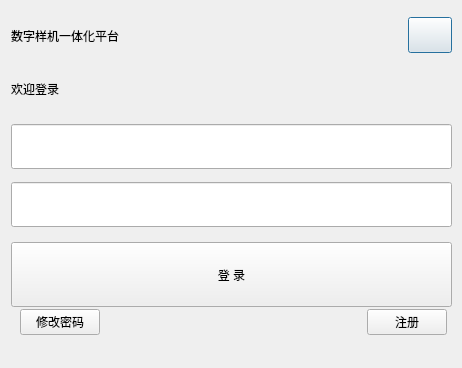
<?xml version="1.0" encoding="UTF-8"?>
<ui version="4.0">
 <class>LoginDialog</class>
 <widget class="QDialog" name="LoginDialog">
  <property name="geometry">
   <rect>
    <x>0</x>
    <y>0</y>
    <width>462</width>
    <height>368</height>
   </rect>
  </property>
  <property name="minimumSize">
   <size>
    <width>450</width>
    <height>350</height>
   </size>
  </property>
  <property name="windowTitle">
   <string>数字样机一体化平台</string>
  </property>
  <layout class="QGridLayout" name="gridLayout">
   <property name="topMargin">
    <number>0</number>
   </property>
   <item row="0" column="0">
    <widget class="QStackedWidget" name="stackedWidget">
     <property name="minimumSize">
      <size>
       <width>450</width>
       <height>350</height>
      </size>
     </property>
     <property name="maximumSize">
      <size>
       <width>450</width>
       <height>350</height>
      </size>
     </property>
     <property name="currentIndex">
      <number>0</number>
     </property>
     <widget class="QWidget" name="page">
      <layout class="QGridLayout" name="gridLayout_3">
       <property name="leftMargin">
        <number>0</number>
       </property>
       <property name="topMargin">
        <number>5</number>
       </property>
       <item row="0" column="0">
        <widget class="QWidget" name="widgetTitle" native="true">
         <property name="minimumSize">
          <size>
           <width>0</width>
           <height>55</height>
          </size>
         </property>
         <property name="maximumSize">
          <size>
           <width>16777215</width>
           <height>16777215</height>
          </size>
         </property>
         <layout class="QHBoxLayout" name="horizontalLayout_4">
          <property name="spacing">
           <number>0</number>
          </property>
          <property name="leftMargin">
           <number>0</number>
          </property>
          <property name="topMargin">
           <number>0</number>
          </property>
          <property name="rightMargin">
           <number>0</number>
          </property>
          <property name="bottomMargin">
           <number>0</number>
          </property>
          <item>
           <widget class="QLabel" name="LabelTitle">
            <property name="maximumSize">
             <size>
              <width>16777215</width>
              <height>16777215</height>
             </size>
            </property>
            <property name="text">
             <string>数字样机一体化平台</string>
            </property>
           </widget>
          </item>
          <item>
           <spacer name="horizontalSpacer_6">
            <property name="orientation">
             <enum>Qt::Horizontal</enum>
            </property>
            <property name="sizeHint" stdset="0">
             <size>
              <width>222</width>
              <height>20</height>
             </size>
            </property>
           </spacer>
          </item>
          <item>
           <widget class="QPushButton" name="BtnClose">
            <property name="minimumSize">
             <size>
              <width>44</width>
              <height>36</height>
             </size>
            </property>
            <property name="maximumSize">
             <size>
              <width>44</width>
              <height>36</height>
             </size>
            </property>
            <property name="text">
             <string/>
            </property>
           </widget>
          </item>
         </layout>
        </widget>
       </item>
       <item row="1" column="0">
        <layout class="QGridLayout" name="gridLayout_2">
         <property name="topMargin">
          <number>10</number>
         </property>
         <property name="bottomMargin">
          <number>0</number>
         </property>
         <property name="horizontalSpacing">
          <number>6</number>
         </property>
         <property name="verticalSpacing">
          <number>25</number>
         </property>
         <item row="0" column="0">
          <widget class="QLabel" name="lblUser">
           <property name="maximumSize">
            <size>
             <width>16777215</width>
             <height>40</height>
            </size>
           </property>
           <property name="text">
            <string>欢迎登录</string>
           </property>
          </widget>
         </item>
         <item row="0" column="1">
          <spacer name="horizontalSpacer_5">
           <property name="orientation">
            <enum>Qt::Horizontal</enum>
           </property>
           <property name="sizeHint" stdset="0">
            <size>
             <width>375</width>
             <height>20</height>
            </size>
           </property>
          </spacer>
         </item>
         <item row="1" column="0" colspan="2">
          <widget class="QLineEdit" name="leUser">
           <property name="minimumSize">
            <size>
             <width>0</width>
             <height>45</height>
            </size>
           </property>
          </widget>
         </item>
         <item row="2" column="0" colspan="2">
          <widget class="QLineEdit" name="lePassword">
           <property name="minimumSize">
            <size>
             <width>0</width>
             <height>45</height>
            </size>
           </property>
          </widget>
         </item>
        </layout>
       </item>
       <item row="2" column="0">
        <layout class="QVBoxLayout" name="verticalLayout_2">
         <property name="spacing">
          <number>2</number>
         </property>
         <property name="leftMargin">
          <number>0</number>
         </property>
         <property name="topMargin">
          <number>20</number>
         </property>
         <property name="rightMargin">
          <number>0</number>
         </property>
         <item>
          <widget class="QPushButton" name="btnLogin">
           <property name="minimumSize">
            <size>
             <width>440</width>
             <height>65</height>
            </size>
           </property>
           <property name="text">
            <string>登 录</string>
           </property>
          </widget>
         </item>
         <item>
          <layout class="QHBoxLayout" name="horizontalLayout">
           <property name="spacing">
            <number>6</number>
           </property>
           <property name="leftMargin">
            <number>9</number>
           </property>
           <property name="rightMargin">
            <number>5</number>
           </property>
           <property name="bottomMargin">
            <number>9</number>
           </property>
           <item>
            <widget class="QPushButton" name="btnChangePassword">
             <property name="text">
              <string>修改密码</string>
             </property>
            </widget>
           </item>
           <item>
            <spacer name="horizontalSpacer_4">
             <property name="orientation">
              <enum>Qt::Horizontal</enum>
             </property>
             <property name="sizeHint" stdset="0">
              <size>
               <width>40</width>
               <height>20</height>
              </size>
             </property>
            </spacer>
           </item>
           <item>
            <widget class="QPushButton" name="btnRegister">
             <property name="text">
              <string>注册</string>
             </property>
            </widget>
           </item>
          </layout>
         </item>
        </layout>
       </item>
      </layout>
     </widget>
     <widget class="QWidget" name="page_2">
      <layout class="QHBoxLayout" name="horizontalLayout_6">
       <item>
        <spacer name="horizontalSpacer_3">
         <property name="orientation">
          <enum>Qt::Horizontal</enum>
         </property>
         <property name="sizeHint" stdset="0">
          <size>
           <width>100</width>
           <height>20</height>
          </size>
         </property>
        </spacer>
       </item>
       <item>
        <widget class="QWidget" name="widget_2" native="true">
         <layout class="QVBoxLayout" name="verticalLayout">
          <item>
           <widget class="QLabel" name="label">
            <property name="minimumSize">
             <size>
              <width>0</width>
              <height>20</height>
             </size>
            </property>
            <property name="maximumSize">
             <size>
              <width>16777215</width>
              <height>25</height>
             </size>
            </property>
            <property name="font">
             <font>
              <pointsize>11</pointsize>
             </font>
            </property>
            <property name="text">
             <string>指纹验证</string>
            </property>
            <property name="alignment">
             <set>Qt::AlignCenter</set>
            </property>
           </widget>
          </item>
          <item>
           <layout class="QHBoxLayout" name="horizontalLayout_2">
            <item>
             <spacer name="horizontalSpacer_7">
              <property name="orientation">
               <enum>Qt::Horizontal</enum>
              </property>
              <property name="sizeHint" stdset="0">
               <size>
                <width>40</width>
                <height>20</height>
               </size>
              </property>
             </spacer>
            </item>
            <item>
             <widget class="QLabel" name="labelFingerprint">
              <property name="minimumSize">
               <size>
                <width>55</width>
                <height>60</height>
               </size>
              </property>
              <property name="maximumSize">
               <size>
                <width>55</width>
                <height>60</height>
               </size>
              </property>
              <property name="font">
               <font>
                <pointsize>6</pointsize>
               </font>
              </property>
              <property name="text">
               <string/>
              </property>
             </widget>
            </item>
            <item>
             <spacer name="horizontalSpacer">
              <property name="orientation">
               <enum>Qt::Horizontal</enum>
              </property>
              <property name="sizeHint" stdset="0">
               <size>
                <width>40</width>
                <height>20</height>
               </size>
              </property>
             </spacer>
            </item>
           </layout>
          </item>
          <item>
           <widget class="QPushButton" name="btnFingerprint">
            <property name="minimumSize">
             <size>
              <width>0</width>
              <height>28</height>
             </size>
            </property>
            <property name="font">
             <font>
              <pointsize>9</pointsize>
             </font>
            </property>
            <property name="text">
             <string>开始验证</string>
            </property>
           </widget>
          </item>
         </layout>
        </widget>
       </item>
       <item>
        <spacer name="horizontalSpacer_2">
         <property name="orientation">
          <enum>Qt::Horizontal</enum>
         </property>
         <property name="sizeHint" stdset="0">
          <size>
           <width>105</width>
           <height>20</height>
          </size>
         </property>
        </spacer>
       </item>
      </layout>
     </widget>
    </widget>
   </item>
  </layout>
 </widget>
 <resources/>
 <connections/>
</ui>
